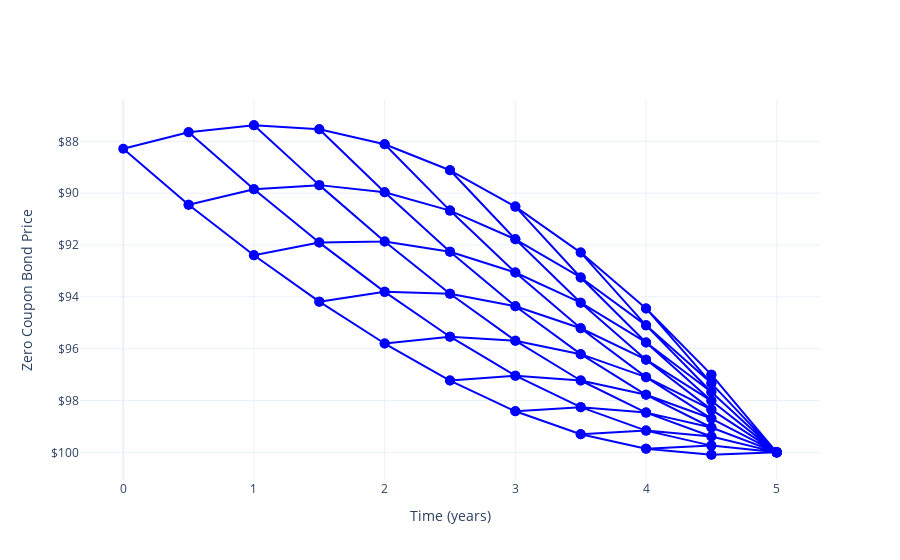

Write notebook code for a chart like this one.
### Markdown cell above
# ZERO_COUPON TREE

### Code cell
figs[1].show()

### Figure 1 — Plotly figure (JSON) as saved in the notebook; plotly's stock layout.template omitted (floating-point values rounded to 4 significant figures)
{"data": [{"hovertemplate": "$%{y:,.2f}<extra></extra>", "line": {"color": "blue"}, "marker": {"color": "blue", "size": 10}, "mode": "lines+markers", "type": "scatter", "x": [0.5, 0, 0.5], "y": [87.65, 88.29, 90.45]}, {"hovertemplate": "$%{y:,.2f}<extra></extra>", "line": {"color": "blue"}, "marker": {"color": "blue", "size": 10}, "mode": "lines+markers", "type": "scatter", "x": [1, 0.5, 1, 0.5, 1], "y": [87.38, 87.65, 89.85, 90.45, 92.4]}, {"hovertemplate": "$%{y:,.2f}<extra></extra>", "line": {"color": "blue"}, "marker": {"color": "blue", "size": 10}, "mode": "lines+markers", "type": "scatter", "x": [1.5, 1, 1.5, 1, 1.5, 1, 1.5], "y": [87.54, 87.38, 89.69, 89.85, 91.91, 92.4, 94.19]}, {"hovertemplate": "$%{y:,.2f}<extra></extra>", "line": {"color": "blue"}, "marker": {"color": "blue", "size": 10}, "mode": "lines+markers", "type": "scatter", "x": [2, 1.5, 2, 1.5, 2, 1.5, 2, 1.5, 2], "y": [88.11, 87.54, 89.96, 89.69, 91.86, 91.91, 93.81, 94.19, 95.8]}, {"hovertemplate": "$%{y:,.2f}<extra></extra>", "line": {"color": "blue"}, "marker": {"color": "blue", "size": 10}, "mode": "lines+markers", "type": "scatter", "x": [2.5, 2, 2.5, 2, 2.5, 2, 2.5, 2, 2.5, 2, 2.5], "y": [89.12, 88.11, 90.67, 89.96, 92.26, 91.86, 93.88, 93.81, 95.54, 95.8, 97.23]}, {"hovertemplate": "$%{y:,.2f}<extra></extra>", "line": {"color": "blue"}, "marker": {"color": "blue", "size": 10}, "mode": "lines+markers", "type": "scatter", "x": [3, 2.5, 3, 2.5, 3, 2.5, 3, 2.5, 3, 2.5, 3, 2.5, 3], "y": [90.52, 89.12, 91.78, 90.67, 93.06, 92.26, 94.36, 93.88, 95.69, 95.54, 97.04, 97.23, 98.42]}, {"hovertemplate": "$%{y:,.2f}<extra></extra>", "line": {"color": "blue"}, "marker": {"color": "blue", "size": 10}, "mode": "lines+markers", "type": "scatter", "x": [3.5, 3, 3.5, 3, 3.5, 3, 3.5, 3, 3.5, 3, 3.5, 3, 3.5, 3, 3.5], "y": [92.29, 90.52, 93.25, 91.78, 94.23, 93.06, 95.21, 94.36, 96.21, 95.69, 97.23, 97.04, 98.26, 98.42, 99.3]}, {"hovertemplate": "$%{y:,.2f}<extra></extra>", "line": {"color": "blue"}, "marker": {"color": "blue", "size": 10}, "mode": "lines+markers", "type": "scatter", "x": [4, 3.5, 4, 3.5, 4, 3.5, 4, 3.5, 4, 3.5, 4, 3.5, 4, 3.5, 4, 3.5, 4], "y": [94.45, 92.29, 95.1, 93.25, 95.76, 94.23, 96.43, 95.21, 97.1, 96.21, 97.78, 97.23, 98.47, 98.26, 99.16, 99.3, 99.86]}, {"hovertemplate": "$%{y:,.2f}<extra></extra>", "line": {"color": "blue"}, "marker": {"color": "blue", "size": 10}, "mode": "lines+markers", "type": "scatter", "x": [4.5, 4, 4.5, 4, 4.5, 4, 4.5, 4, 4.5, 4, 4.5, 4, 4.5, 4, 4.5, 4, 4.5, 4, 4.5], "y": [97.0, 94.45, 97.34, 95.1, 97.67, 95.76, 98.01, 96.43, 98.35, 97.1, 98.7, 97.78, 99.04, 98.47, 99.39, 99.16, 99.74, 99.86, 100.1]}, {"hovertemplate": "$%{y:,.2f}<extra></extra>", "line": {"color": "blue"}, "marker": {"color": "blue", "size": 10}, "mode": "lines+markers", "type": "scatter", "x": [5, 4.5, 5, 4.5, 5, 4.5, 5, 4.5, 5, 4.5, 5, 4.5, 5, 4.5, 5, 4.5, 5, 4.5, 5, 4.5, 5], "y": [100, 97.0, 100, 97.34, 100, 97.67, 100, 98.01, 100, 98.35, 100, 98.7, 100, 99.04, 100, 99.39, 100, 99.74, 100, 100.1, 100]}], "layout": {"showlegend": false, "xaxis": {"title": {"text": "Time (years)"}}, "yaxis": {"autorange": "reversed", "tickformat": ".0f", "tickprefix": "$", "title": {"text": "Zero Coupon Bond Price"}}}}
